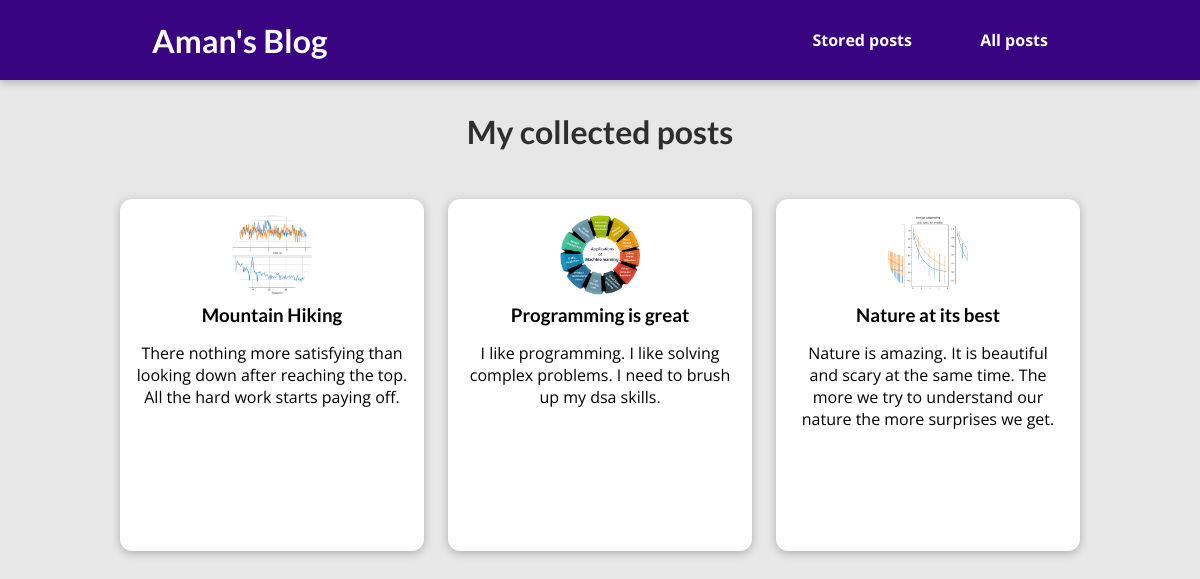
The page /posts on the database its author committed.
### blog/models.py (models this page shows)
class Post(models.Model):
    title = models.CharField(max_length=150)
    excerpt = models.CharField(max_length=200)
    image = models.ImageField(upload_to="image", null=True)
    date = models.DateField(auto_now=True)
    slug = models.SlugField(unique=True, db_index=True)
    content = models.TextField(validators=[MinLengthValidator(10)])
    author = models.ForeignKey(
        Author, on_delete=models.SET_NULL, null=True, related_name="posts")
    tags = models.ManyToManyField(Tag)

### blog/views.py (the view)
# urls.py: path("posts", views.AllPostView.as_view(), name="posts"),
class AllPostView(ListView):
    template_name = "blog/all-posts.html"
    model = Post
    context_object_name = "all_posts"

### blog/templates/blog/all-posts.html (shortened to what this page needs)
{% extends "base.html" %}
{% load static %}
{% block css_files %}
<link rel="stylesheet" href="{% static "blog/index.css" %}">
<link rel="stylesheet" href="{% static "blog/all-posts.css" %}">
<link rel="stylesheet" href="{% static "blog/post.css" %}">
{% endblock css_files %}
{% block content %}
<section id="all-posts">
    <h2>My collected posts</h2>
    <ul>
        {% for post in all_posts  %}
        {% include "blog/includes/post.html" %}
        {% endfor %}
    </ul>
</section>
{% endblock content %}

### blog/templates/blog/includes/post.html
{% load static %}
<li>
    <article class="post">
        <a href="{% url "post-detail-page" post.slug %}">
            <img src="{{ post.image.url }}" alt="{{post.title}}">
            <div class="class__content">
                <h3>
                    {{ post.title }}
                </h3>
                <p>
{{ post.excerpt }}                </p>
            </div>
        </a>
    </article>
</li>

### static/app.css (style rules this page uses)
* { box-sizing: border-box; }
html { font-family: 'Open Sans', 'Lato', sans-serif; }
body { margin: 0; }
h1, h2, h3 { font-family: 'Lato', sans-serif; font-weight: bold; }

### blog/static/blog/all-posts.css (style rules this page uses)
body { background-color: #e7e7e7; }
#all-posts { margin: 7rem auto; width: 90%; max-width: 60rem; }
#all-posts h2 { text-align: center; font-size: 2rem; color: #2e2e2e; margin: 3rem 0; }
ul { list-style: none; margin: 0; padding: 0; display: grid; grid-template-columns: repeat(auto-fill, minmax(17rem, 1fr)); gap: 1.5rem; }
.post img { width: 7rem; height: 7rem; }
.post a { height: 22rem; transform-origin: center; box-shadow: 0 2px 8px rgba(0, 0, 0, 0.25); border-radius: 12px; background-color: white; }

### blog/static/blog/post.css (style rules this page uses)
.post { display: flex; flex-direction: column; align-items: center; text-align: center; }
.post a { text-decoration: none; color: black; transition: all 0.2s ease; padding: 1rem; }
.post img { width: 5rem; height: 5rem; object-fit: cover; border-radius: 50%; }
.post h3 { margin: 0.25rem 0; }

### rows shown on the page
Post: image (picture), title "Mountain Hiking", excerpt "There nothing more satisfying than looking down after reaching the top. All the hard work starts paying off."
Post: image (picture), title "Programming is great", excerpt "I like programming. I like solving complex problems. I need to brush up my dsa skills."
Post: image (picture), title "Nature at its best", excerpt "Nature is amazing. It is beautiful and scary at the same time. The more we try to understand our nature the more surprises we get."
